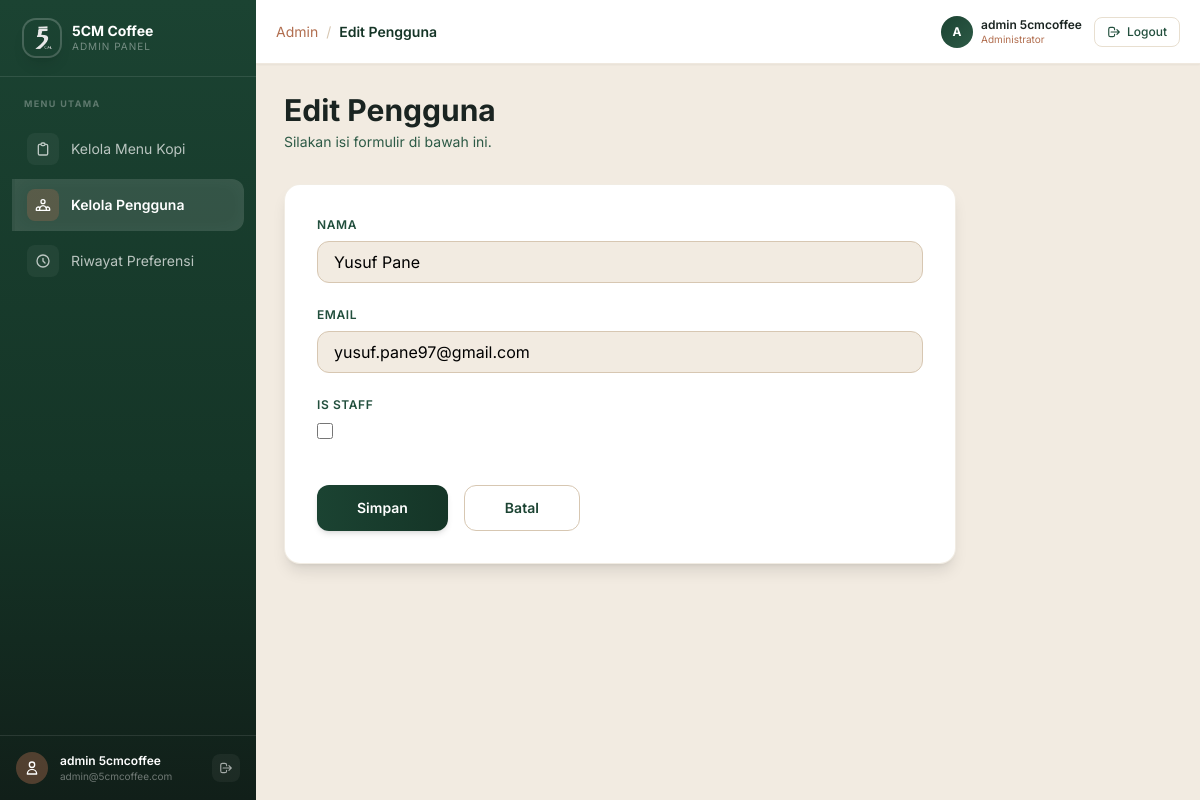
Page /admin-users/edit/2/ (signed in) on the earlier database version.
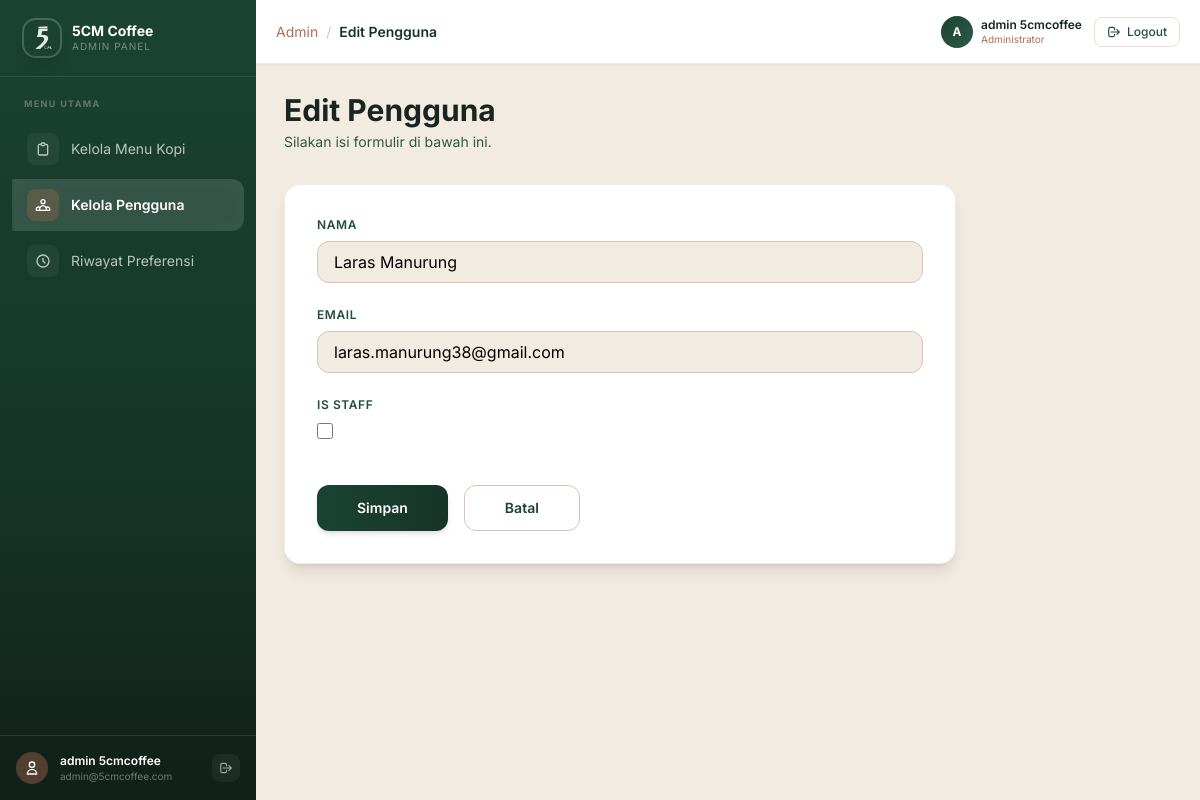
Same page on the later database version.
### recommendation/models.py (models this page shows, shortened)
class User(AbstractBaseUser, PermissionsMixin):
    id_user = models.AutoField(primary_key=True)
    nama = models.CharField(max_length=100)
    email = models.EmailField(max_length=100, unique=True)
    is_active = models.BooleanField(default=True)
    is_staff = models.BooleanField(default=False)
    objects = UserManager()
    USERNAME_FIELD = 'email'
    REQUIRED_FIELDS = ['nama']
    class Meta:
        db_table = 'user'
        verbose_name = 'User'
        verbose_name_plural = 'User'

### recommendation/views.py (the view)
# urls.py: path('admin-users/edit/<int:pk>/', views.admin_user_edit, name='admin_user_edit'),
@login_required
def admin_user_edit(request, pk):
    if not request.user.is_staff:
        return redirect('recommendation:form')
    user = get_object_or_404(User, pk=pk)
    if request.method == 'POST':
        form = UserEditForm(request.POST, instance=user)
        if form.is_valid():
            form.save()
            messages.success(request, 'Pengguna berhasil diperbarui.')
            return redirect('recommendation:admin_users')
    else:
        form = UserEditForm(instance=user)
    return render(request, 'recommendation/admin_user_form.html', {'form': form, 'title': 'Edit Pengguna', 'edit_user': user})

### recommendation/forms.py
class UserEditForm(forms.ModelForm):
    class Meta:
        model = User
        fields = ['nama', 'email', 'is_staff']
        widgets = {
            'nama': forms.TextInput(attrs={'class': 'w-full border border-coffee-200 rounded-xl px-4 py-2 bg-cream-50 focus:ring-2 focus:ring-coffee-300 outline-none'}),
            'email': forms.EmailInput(attrs={'class': 'w-full border border-coffee-200 rounded-xl px-4 py-2 bg-cream-50 focus:ring-2 focus:ring-coffee-300 outline-none'}),
            'is_staff': forms.CheckboxInput(attrs={'class': 'w-4 h-4 text-coffee-600 border-coffee-300 rounded focus:ring-coffee-500'}),
        }

### recommendation/templates/recommendation/admin_user_form.html (shortened to what this page needs)
{% extends 'recommendation/base_admin.html' %}
{% block admin_content %}
<div class="max-w-2xl animate-fade-in">
    <div class="mb-8">
        <h1 class="text-3xl font-bold text-coffee-800 mb-1">{{ title }}</h1>
        <p class="text-coffee-400 text-sm">Silakan isi formulir di bawah ini.</p>
    </div>
    <div class="bg-white rounded-2xl shadow-lg border border-coffee-100/60 p-8">
        <form method="POST">
            <div class="space-y-6">
                {% for field in form %}
                <div>
                    <label class="block text-xs font-semibold text-coffee-500 uppercase tracking-wider mb-2">
                        {{ field.label }}
                    </label>
                    {{ field }}
                </div>
                {% endfor %}
            </div>
            <div class="mt-10 flex gap-4">
                <button type="submit" class="btn-glow bg-gradient-to-r from-coffee-600 to-coffee-700 text-white font-semibold py-3 px-10 rounded-xl text-sm shadow-md">
                    Simpan
                </button>
                <a href="{% url 'recommendation:admin_users' %}" class="border border-coffee-200 text-coffee-600 font-semibold py-3 px-10 rounded-xl text-sm hover:bg-coffee-50 transition-colors">
                    Batal
                </a>
            </div>
        </form>
    </div>
</div>
{% endblock %}

Differences in the rows shown:
changed User: nama "Yusuf Pane" → "Laras Manurung"; email "yusuf.pane97@gmail.com" → "laras.manurung38@gmail.com"
